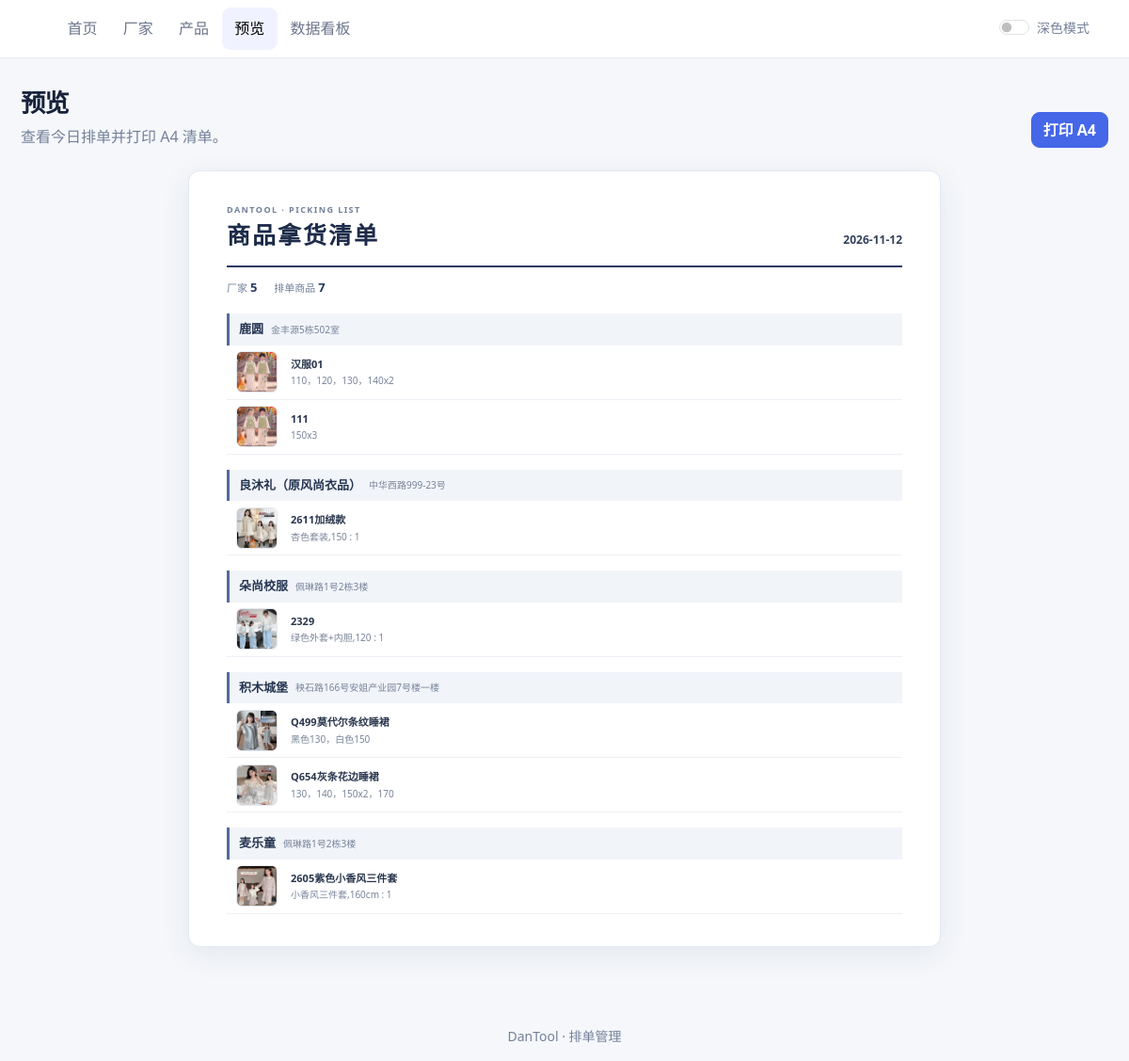
Page /today on the committed database.
### tables this page shows
CREATE TABLE factorys (
    id INTEGER PRIMARY KEY AUTOINCREMENT,
    name TEXT NOT NULL,
    address TEXT NOT NULL DEFAULT '',
    sort_num INTEGER NOT NULL DEFAULT 0
);

CREATE TABLE orders (
    id INTEGER PRIMARY KEY AUTOINCREMENT,
    product_id INTEGER NOT NULL REFERENCES products(id) ON DELETE CASCADE,
    order_date TEXT NOT NULL DEFAULT (strftime('%Y%m%d', 'now'))
, order_content VARCHAR(255));

CREATE TABLE products (
    id INTEGER PRIMARY KEY AUTOINCREMENT,
    factory_id INTEGER NOT NULL REFERENCES factorys(id) ON DELETE CASCADE,
    name TEXT NOT NULL,
    image TEXT NOT NULL DEFAULT '',
    sort_num INTEGER NOT NULL DEFAULT 0);

### app.py (the view)
@app.route("/today")
def today():
    day = date.today().strftime("%Y%m%d")
    with get_db() as db:
        factory_rows = Factorys(db).list_for_order_date(day)
        groups = []
        for factory_row in factory_rows:
            order_rows = Products(db).list_orders_for_factory(factory_row["id"], day)
            groups.append({"factory": factory_row, "orders": order_rows})
    return render_template(
        "today.html",
        groups=groups,
        selected_date=display_order_date(day),
        order_date=day,
    )

### app.py (called while the page is built, shortened)
@app.context_processor
def inject_csrf_token():
    def csrf_token():
        token = session.get("csrf_token")
        if token is None:
            token = secrets.token_urlsafe(32)
            session["csrf_token"] = token
        return token
    return {"csrf_token": csrf_token}

@app.before_request
def protect_unsafe_requests():
    if request.method in {"GET", "HEAD", "OPTIONS", "TRACE"}:
        return None

@contextmanager
def get_db():
    connection = connect_db(app)
    try:
        yield connection
        connection.commit()
    except Exception:
        connection.rollback()
        raise
    finally:
        connection.close()

def display_order_date(value):
    value = str(value or "")
    if re.fullmatch(r"\d{8}", value):
        return f"{value[:4]}-{value[4:6]}-{value[6:]}"
    return value

### models.py (called while the page is built, shortened)
def database_path(instance_path, configured):
    if not configured:
        return Path(instance_path) / "database.db"

def connect_db(app):
    path = database_path(app.instance_path, app.config.get("SQLITE_DATABASE_PATH"))
    if str(path) != ":memory:" and not str(path).startswith("file:"):
        path.parent.mkdir(parents=True, exist_ok=True)
    connection = sqlite3.connect(str(path))
    connection.row_factory = lambda cursor, row: Record(
        (column[0], row[index]) for index, column in enumerate(cursor.description)
    )
    connection.execute("PRAGMA foreign_keys = ON")
    return connection

    def __getattr__(self, name):
        try:
            return self[name]
        except KeyError as error:
            raise AttributeError(name) from error

    def all(self, sql, parameters=()):
        return self.db.execute(sql, parameters).fetchall()

    def list_for_order_date(self, order_date):
        return self.all(
            "SELECT DISTINCT f.id, f.name, f.address, f.sort_num FROM factorys f "
            "JOIN products p ON p.factory_id = f.id JOIN orders o ON o.product_id = p.id "
            "WHERE o.order_date = ? ORDER BY f.sort_num, f.id",
            (order_date,),
        )

    def list_orders_for_factory(self, factory_id, order_date):
        return self.all(
            "SELECT o.id AS order_id, o.order_content, o.order_date, "
            "p.id AS product_id, p.name AS product_name, p.image FROM orders o "
            "JOIN products p ON p.id = o.product_id "
            "WHERE p.factory_id = ? AND o.order_date = ? "
            "ORDER BY p.id, o.id",
            (factory_id, order_date),
        )

### templates/today.html (shortened to what this page needs)
{% extends "base.html" %}
{% block content %}
<div class="page-heading d-flex align-items-end justify-content-between gap-3 flex-wrap no-print">
    <div><h1>预览</h1><p class="mb-0">查看今日排单并打印 A4 清单。</p></div>
    <div class="print-controls">
        <button class="btn btn-primary" type="button" onclick="window.print()">打印 A4</button>
    </div>
</div>
<section class="schedule-sheet">
    {% set totals = namespace(order_count=0) %}
    {% for group in groups %}
        {% for order in group.orders %}
            {% set totals.order_count = totals.order_count + 1 %}
        {% endfor %}
    {% endfor %}
    <header class="schedule-header">
        <div><div class="schedule-eyebrow">DANTOOL · PICKING LIST</div><h1 class="schedule-title">商品拿货清单</h1></div>
        <div class="schedule-date">{{ selected_date }}</div>
    </header>
    <div class="schedule-summary">
        <span>厂家 <strong>{{ groups|length }}</strong></span>
        <span>排单商品 <strong>{{ totals.order_count }}</strong></span>
    </div>
    {% if groups %}
        {% for group in groups %}
        <section class="schedule-factory">
            <div class="schedule-vendor">
                <span class="schedule-vendor-name">{{ group.factory.name }}</span>
                {% if group.factory.address %}<span class="schedule-vendor-address">{{ group.factory.address }}</span>{% endif %}
            </div>
            {% for order in group.orders %}
            <div class="schedule-line">
                {% if order.image %}
                <img class="schedule-product-thumb" src="{{ url_for('static', filename='images/' + order.image) }}" alt="{{ order.product_name }}" loading="lazy">
                {% else %}
                <span aria-hidden="true"></span>
                {% endif %}
                <div class="schedule-content">
                    <div class="schedule-product">{{ order.product_name }}</div>
                    <div class="schedule-order-content">{{ order.order_content }}</div>
                </div>
            </div>
            {% endfor %}
        </section>
        {% endfor %}
    {% else %}
        <div class="schedule-empty no-print">这一天还没有排单。可前往产品页面添加今日排单。<br><a class="btn btn-sm btn-primary mt-3" href="{{ url_for('products') }}">前往产品页面</a></div>
    {% endif %}
</section>
{% endblock %}

### templates/base.html (shortened to what this page needs)
<!DOCTYPE html>
<html lang="zh-CN">
<head>
    <link href="https://cdn.jsdelivr.net/npm/bootstrap@5.3.0/dist/css/bootstrap.min.css" rel="stylesheet">
</head>
<body>
    <nav class="navbar navbar-expand-lg sticky-top">
        <div class="container">
            <div class="collapse navbar-collapse" id="navMenu">
                <ul class="navbar-nav me-auto ms-lg-3">
                    {% set nav_items = [
                        ('index', '首页', 'index'),
                        ('factorys', '厂家', 'factorys'),
                        ('products', '产品', 'products'),
                        ('today', '预览', 'today'),
                        ('dashboard', '数据看板', 'dashboard')
                    ] %}
                    {% for endpoint, label, active_endpoint in nav_items %}
                    <li class="nav-item"><a class="nav-link {% if request.endpoint == active_endpoint %}active{% endif %}" href="{{ url_for(endpoint) }}">{{ label }}</a></li>
                    {% endfor %}
                </ul>
                <div class="form-check form-switch text-muted">
                    <input class="form-check-input" type="checkbox" id="themeSwitch">
                    <label class="form-check-label small" for="themeSwitch">深色模式</label>
                </div>
            </div>
        </div>
    </nav>
    <main class="container">
        {% block content %}{% endblock %}
    </main>
    <footer class="container py-3 text-center text-muted small no-print">DanTool · 排单管理</footer>
</body>
</html>

### templates/base.html (style rules this page uses)
:root { --ink: #17233b; --muted: #748099; --line: #e7ebf2; --accent: #4567e8; --app-bg: #f5f7fb; --surface: #fff; --nav-link: #6b758b; --nav-active-bg: #f0f3ff; --table-head: #8992a5; --table-divider: #edf0f5; --field-border: #e1e6ef; --editable-hover: #f5f7ff; --icon-color: #68748a; --icon-hover-bg: #f6f7ff; --icon-danger-bg: #fff7f7; --thumb-bg: #f4f6fa; }
body { background: var(--app-bg); color: var(--ink); }
.navbar { background: var(--surface); border-bottom: 1px solid var(--line); }
.nav-link { color: var(--nav-link); padding: .65rem .85rem !important; border-radius: 9px; }
.nav-link.active, .nav-link:hover { color: var(--accent); background: var(--nav-active-bg); }
main.container { max-width: 1180px; min-height: calc(100vh - 135px); padding-top: 2rem; padding-bottom: 3rem; }
.page-heading { margin-bottom: 1.5rem; }
.page-heading h1 { font-size: 1.65rem; font-weight: 750; letter-spacing: -.04em; }
.page-heading p, .text-muted { color: var(--muted) !important; }
.btn { border-radius: 9px; font-weight: 600; }
.btn-primary { background: var(--accent); border-color: var(--accent); }
.print-controls { display: flex; gap: .5rem; }

### templates/today.html (style rules this page uses)
.schedule-sheet { max-width: 800px; margin: 1.25rem auto; padding: 34px 40px; background: #fff; border: 1px solid #e3e7ef; border-radius: 12px; box-shadow: 0 8px 32px rgba(30, 45, 70, .08); color: #202a3b; }
.schedule-header { display: flex; align-items: flex-end; justify-content: space-between; gap: 1rem; padding-bottom: 18px; border-bottom: 2px solid #283a62; }
.schedule-eyebrow { color: #71809a; font-size: 9px; font-weight: 700; letter-spacing: .16em; }
.schedule-title { margin: 4px 0 0; color: #1d2b49; font-size: 25px; font-weight: 750; letter-spacing: .08em; }
.schedule-date { flex: 0 0 auto; color: #34425b; font-size: 12px; font-weight: 600; }
.schedule-summary { display: flex; gap: 18px; margin: 12px 0 18px; color: #71809a; font-size: 11px; }
.schedule-summary strong { color: #283a62; font-size: 13px; }
.schedule-factory { margin-top: 16px; }
.schedule-factory:first-of-type { margin-top: 0; }
.schedule-vendor { display: flex; align-items: center; gap: 8px; padding: 7px 10px; background: #f1f4f9; border-left: 3px solid #526b9f; }
.schedule-vendor-name { color: #263652; font-size: 13px; font-weight: 700; }
.schedule-vendor-address { color: #77839a; font-size: 10px; }
.schedule-line { display: grid; grid-template-columns: 48px minmax(0, 1fr); align-items: center; gap: 10px; min-height: 58px; padding: 6px 10px; border-bottom: 1px solid #edf0f5; break-inside: avoid; }
.schedule-product-thumb { width: 44px; height: 44px; border: 1px solid #e3e7ef; border-radius: 6px; object-fit: cover; background: #f4f6fa; }
.schedule-content { min-width: 0; }
.schedule-product { overflow-wrap: anywhere; color: #29364d; font-size: 11px; font-weight: 600; }
.schedule-order-content { margin-top: 2px; color: #78849a; font-size: 10px; white-space: pre-wrap; overflow-wrap: anywhere; }

### rows in the picture
factorys: factory.name "鹿圆", factory.address "金丰源5栋502室"
orders: image (picture), product_name "汉服01", order_content "110，120，130，140x2"
orders: image (picture), product_name "111", order_content "150x3"
factorys: factory.name "良沐礼（原风尚衣品）", factory.address "中华西路999-23号"
orders: image (picture), product_name "2611加绒款", order_content "杏色套装,150 : 1"
factorys: factory.name "朵尚校服", factory.address "佩琳路1号2栋3楼"
orders: image (picture), product_name "2329", order_content "绿色外套+内胆,120 : 1"
factorys: factory.name "积木城堡", factory.address "秧石路166号安姐产业园7号楼一楼"
orders: image (picture), product_name "Q499莫代尔条纹睡裙", order_content "黑色130，白色150"
orders: image (picture), product_name "Q654灰条花边睡裙", order_content "130，140，150x2，170"
factorys: factory.name "麦乐童", factory.address "佩琳路1号2栋3楼"
orders: image (picture), product_name "2605紫色小香风三件套", order_content "小香风三件套,160cm : 1"

### other values in the picture
{{ label }} "首页" "厂家" "产品" "预览" "数据看板"
{{ selected_date }} "2026-11-12"
{{ groups|length }} "5"
{{ totals.order_count }} "7"
